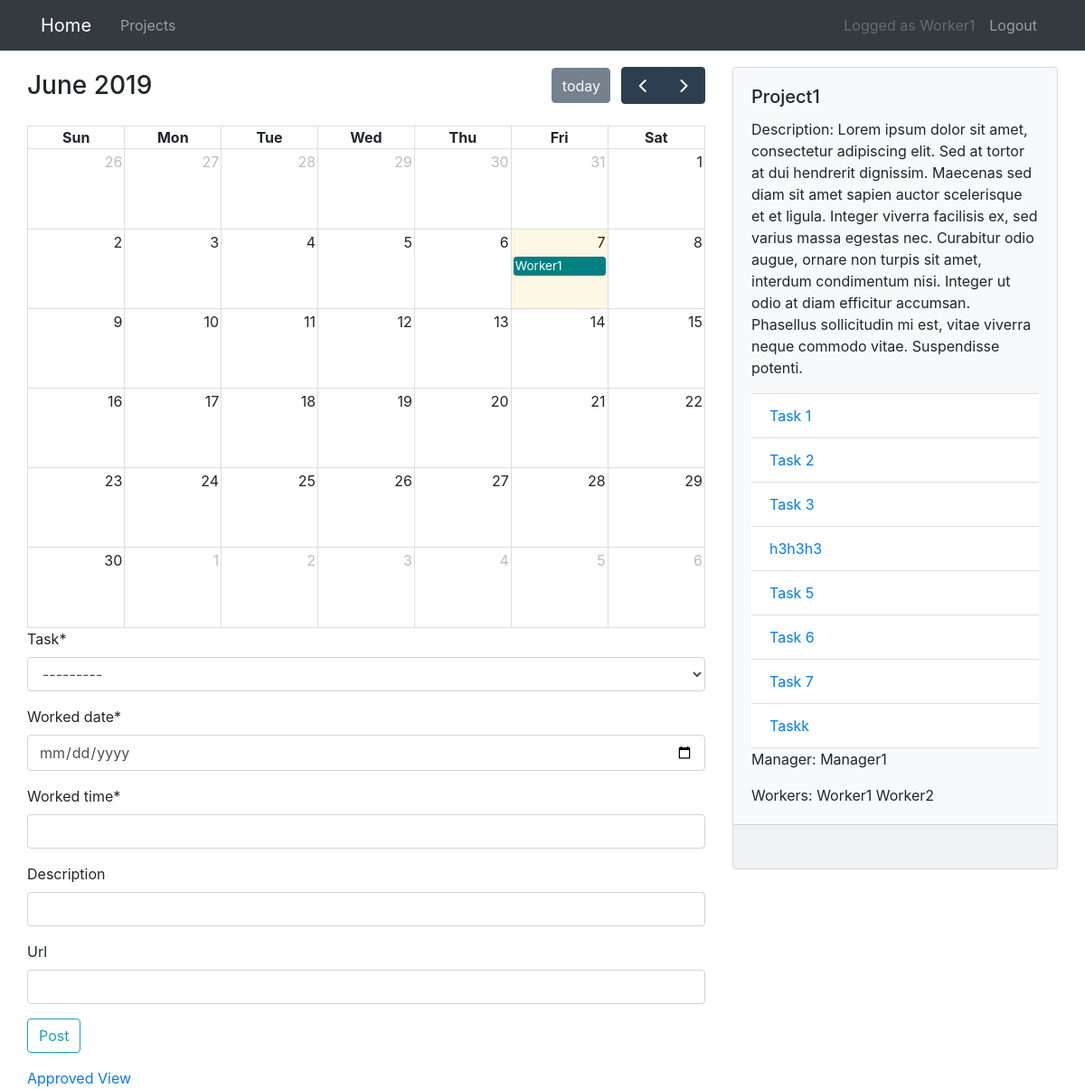
Page /projects/1/ (signed in) on the committed database.
### projects/models.py (models this page shows, shortened)
class Project(models.Model):
    title = models.CharField(max_length=100)
    description = models.TextField()
    manager = models.ForeignKey(
        User, on_delete=models.CASCADE, related_name="manager_project_set"
    )
    worker = models.ManyToManyField(User, related_name="worker_project_set")
    client = models.ManyToManyField(User, related_name="client_project_set")

class Task(models.Model):
    title = models.CharField(max_length=100)
    project = models.ForeignKey(Project, on_delete=models.CASCADE)
    def __str__(self):
        return f"{self.title}"

### projects/views.py (the view, shortened to what this page needs)
class ProjectDetailView(
    PermissionRequiredMixin, FormMixin, UserBelongsToProjectMixin, DetailView
):
    model = Project
    form_class = DatePointCreateForm
    pk_url_kwarg = "project_pk"
    def get_form_kwargs(self):
        kwargs = super().get_form_kwargs()
        kwargs["user"] = self.request.user
        kwargs["project_pk"] = self.kwargs["project_pk"]
        return kwargs
    def get_context_data(self, **kwargs):
        context = super().get_context_data(**kwargs)
        context["form"] = self.get_form()
        queryset = DatePoint.objects.filter(
            task__project_id=self.kwargs["project_pk"]
        )
        try:
            approved = self.kwargs["approved"]
        except KeyError:
            approved = False
        else:
            if approved == "approved":
                approved = True
            else:
                print("xd")
                raise Http404("Page not found!")
        if not approved:
            tasks = {datepoint.task.id for datepoint in queryset}
            tasks_color = dict(zip(tasks, colors))
            datepoints = [
                {
                    "title": item.worker.username,
                    "start": item.worked_date.strftime("%Y-%m-%d"),
                    "url": reverse(
                        "datepoint-detail", kwargs={"datepoint_pk": item.id}
                    ),
                    "color": tasks_color[item.task.id],
                }
                for item in queryset
            ]
            context["datepoints"] = json.dumps(datepoints)
        return context
    permission_required = "projects.view_project"

### projects/forms.py
class DatePointCreateForm(forms.ModelForm):
    worked_date = forms.DateField(
        widget=forms.TextInput(attrs={"type": "date"})
    )
    class Meta:
        model = DatePoint
        fields = ["task", "worked_date", "worked_time", "description", "url"]
    def __init__(self, *args, **kwargs):
        user = kwargs.pop("user")
        pk = kwargs.pop("project_pk")
        super(DatePointCreateForm, self).__init__(*args, **kwargs)
        queryset = Task.objects.filter(project__worker=user).filter(
            project__id=pk
        )
        self.fields["task"].queryset = queryset

### projects/mixins.py (called while the page is built)
    def test_func(self):
        user = self.request.user
        project_pk = self.kwargs["project_pk"]
        return self.check_user(user, project_pk)

    def check_user(self, user, project_pk):
        if user.groups.count() > 0:
            if user.groups.all()[0].name == "Worker":
                queryset = Project.objects.filter(id=project_pk, worker=user)
                if queryset.count() > 0:
                    return True
            elif user.groups.all()[0].name == "Manager":
                queryset = Project.objects.filter(id=project_pk, manager=user)
                if queryset.count() > 0:
                    return True
            elif user.groups.all()[0].name == "Client":
                queryset = Project.objects.filter(id=project_pk, client=user)
                if queryset.count() > 0:
                    return True
        else:
            return False

### projects/templates/projects/project_detail.html (shortened to what this page needs)
{% extends "projects/base.html" %}
{% load static %}
{% load crispy_forms_tags %}
{% block head %}
<link href="{% static 'projects/fullcalendar/core/main.css' %}" rel="stylesheet" />
<link href="{% static 'projects/fullcalendar/daygrid/main.css' %}" rel='stylesheet' />
{% endblock %}
{% block content2 %}
<div class="row">
    <div class="col-md-8">
        <div id='calendar'></div>
        {% if perms.projects.add_datepoint %}
        <div class="content-section">
            <form method="POST">
                {{ form|crispy }}
                <div class="form-group">
                    <button class="btn btn-outline-info" type="submit">Post</button>
                </div>
            </form>
        </div>
        {% endif %}
        {% if view.kwargs.approved %}
        <a href="{% url 'project-detail' view.kwargs.project_pk %}">Normal View</a>
        {% else %}
        <a href="{% url 'project-detail-approved' view.kwargs.project_pk 'approved' %}">Approved View</a>
        {% endif %}
    </div>
    <div class="col-md-4">
        <div class="card bg-light mb-3">
            <div class="card-body">
                <h5 class="card-title">{{ object.title }}</h5>
                <p class="card-text">Description: {{ object.description }}</p>
                <ul class="list-group list-group-flush">
                    {% for task in object.task_set.all %}
                    <li class="list-group-item card-text">
                        <a href="{% url 'task-detail' task.id %}">{{ task.title }}</a>
                    </li>
                    {% endfor %}
                </ul>
                <p class="card-text">Manager: {{ object.manager }}</p>
                <p class="card-text">Workers:
                    {% for worker in object.worker.all %}
                    {{ worker }}
                    {% endfor %}
                </p>
            </div>
            <div class="card-footer">
            </div>
        </div>
    </div>
</div>
</div>
{% endblock content2 %}

### projects/templates/projects/base.html (shortened to what this page needs)
{% load static %}
<!DOCTYPE html>
<html>
<head>
  <link rel="stylesheet" href="https://maxcdn.bootstrapcdn.com/bootstrap/4.0.0/css/bootstrap.min.css"
>
  {% block head %}
  {% endblock %}
  <link rel="stylesheet" type="text/css" href="{% static 'projects/main.css' %}">
</head>
<body>
  <header>
    <nav class="navbar navbar-expand-md navbar-dark bg-dark">
      <div class="container">
        <a class="navbar-brand mr-4" href="{% url 'project-home' %}">Home</a>
        <div class="collapse navbar-collapse" id="navbarToggle">
          <div class="navbar-nav mr-auto">
            {% if user.is_authenticated %}
            {% if perms.projects.view_project %}
            {% if not request.user.is_staff %}
            <a class="nav-item nav-link" href="{% url 'project-list' %}">Projects</a>
            {% endif %}
            {% endif %}
            {% endif %}
          </div>
          <div class="navbar-nav">
            {% if user.is_authenticated %}
            <a class="nav-link disabled" href="#">Logged as {{ user.username }}</a>
            <a class="nav-item nav-link" href="{% url 'logout' %}">Logout</a>
            {% else %}
            <a class="nav-item nav-link" href="{% url 'login' %}">Login</a>
            {% endif %}
          </div>
        </div>
      </div>
    </nav>
  </header>
  <main class="container">
    <div class="row">
      <div class="col-1">
      </div>
      <div class="col-10">
      </div>
      <div class="col-1"></div>
      {% block content2 %}{% endblock %}
  </main>
</body>
</html>

### projects/static/projects/fullcalendar/core/main.css (style rules this page uses)
.fc { direction: ltr; text-align: left; }
body .fc { font-size: 1em; }

### projects/static/projects/main.css (style rules this page uses)
.navbar { margin-bottom: 2ex; }

### rows in the picture
Project: title "Project1", description "Lorem ipsum dolor sit amet, consectetur adipiscing elit. Sed at tortor at dui hendrerit dignissim. Maecenas sed diam sit amet sapien auctor scelerisque et et ligula. Integer viverra facilisis ex, sed varius massa egestas nec. Curabitur odio augue, ornare non turpis sit amet, interdum condimentum nisi. Integer ut odio at diam efficitur accumsan. Phasellus sollicitudin mi est, vitae viverra neque commodo vitae. Suspendisse potenti.", manager "Manager1"
Task: title "Task 1"
Task: title "Task 2"
Task: title "Task 3"
Task: title "h3h3h3"
Task: title "Task 5"
Task: title "Task 6"
Task: title "Task 7"
Task: title "Taskk"

### other values in the picture
{{ user.username }} "Worker1"
{{ worker }} "Worker1"
{{ worker }} "Worker2"
